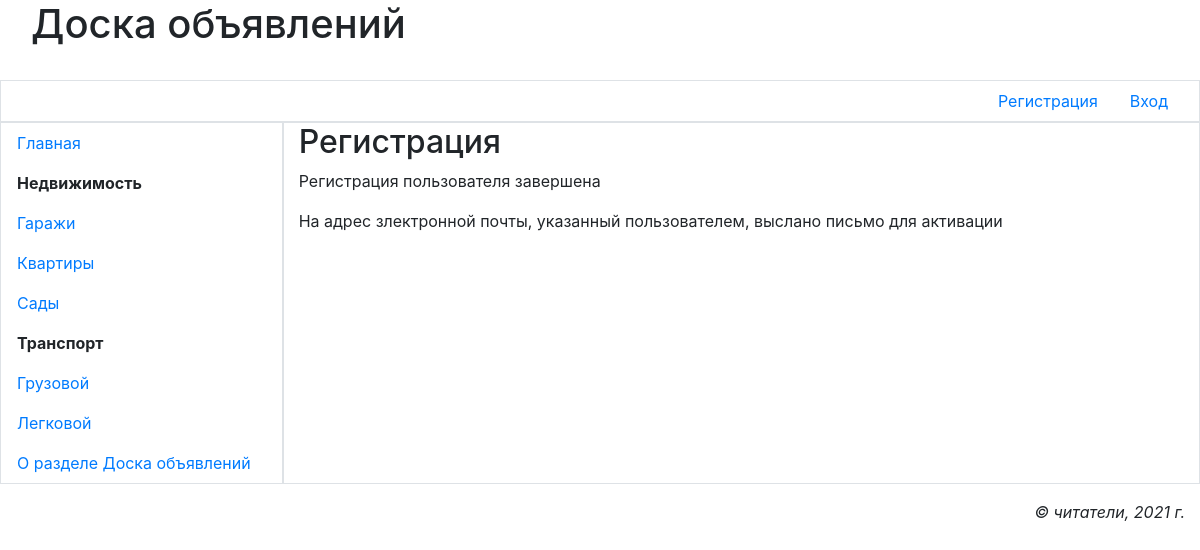
The page /bboard/accounts/register/done/ on the database its author committed.
### myfirst/apps/bboard/models.py (models this page shows)
class Rubric(models.Model):
    name=models.CharField(max_length=20,db_index=True,unique=True,
    verbose_name='Название')
    order=models.SmallIntegerField(default=0, db_index=True,
    verbose_name='Порядок')
    super_rubric=models.ForeignKey('SuperRubric', on_delete=models.PROTECT,
    null=True,blank=True,verbose_name='Надрубрика')

### myfirst/apps/bboard/views.py (the view)
# urls.py: path('accounts/register/done/', RegisterDoneView.as_view(), name='register_done'),
class RegisterDoneView(TemplateView):
    template_name = 'bboard/register_done.html'

### myfirst/apps/bboard/models.py (called while the page is built)
    def get_queryset(self):
        return super().get_queryset().filter(super_rubric__isnull=False)

### myfirst/templates/bboard/register_done.html (shortened to what this page needs)
{% extends "basic.html" %}
{% block content %}
<h2>Регистрация</h2>
<p>Регистрация пользователя завершена</p>
<p>На адрес злектронной почты, указанный пользователем, выслано письмо для активации</p>
{% endblock %}

### myfirst/templates/basic.html (shortened to what this page needs)
{% load bootstrap4 %}
{% load static %}
<!DOCTYPE html>
<html>
	<head>
		{% bootstrap_css %}
		<link rel="stylesheet" type="text/css"
		href="{% static 'bboard/style.css' %}">
	</head >
	<body class="container-fluid">
	<header class="mb-4">
		<div class="media">
			<div class="media-body">
				<h1 class="display-5">Доска объявлений</h1>
			</div>
		</div>
	</header>
		<div class="row">
			<ul class="col nav justify-content-end border">
				<li class= "nav-item"> <a class="nav-link" href="{% url 'bboard:register' %}">Регистрация</a></li>
				{% if user.is_authenticated %}
				<li class="nav-item dropdown" style="width:150px;">
					<a class="nav-link dropdown-toggle" data-toggle="dropdown"
					href="#" role="button" aria-haspopup="true"
					aria-expanded="false" >         Профиль           </a>
					<div class="dropdown-menu">
					<a class="dropdown-item" href="{% url 'bboard:profile' %}">Moи объявления</a>
					<a class="dropdown-item" href="{% url 'bboard:profile_change' %}">Изменить данные</a>
					<a class="dropdown-item" href="{% url 'bboard:password_change' %}">Изменить пароль</a>
					<div class="dropdown-divider"></div>
					<a class="dropdown-item" href="{% url 'bboard:logout' %}">Выйти</a>
					<div class="dropdown-divider"></div>
					<a class="dropdown-item" href="{% url 'bboard:profile_delete' %}">Удалить</a>
					</div>
				</li>
				{% else %}
				<li class="nav-item"><a class="nav-link" href="{% url 'bboard:login' %}">Bxoд</a></li>
				{% endif %}
			</ul>
		</div>
		<div class="row">
			<nav class="col-md-auto nav flex-column border">
				<a class="nav-link root"
				href="{% url 'main:index' %}">Главная</a>
				{% for rubric in rubrics %}
				{% ifchanged rubric.super_rubric.pk %}
				<span class="nav-link root font-weight-bold">
				{{ rubric.super_rubric.name }}</span>
				{% endifchanged %}
				<a class="nav-link" href="{% url 'bboard:by_rubric' pk=rubric.pk %}">{{rubric.name}}</a>
				{% endfor %}
				<a class="nav-link root" href="{% url 'bboard:other' page='about' %}">О разделе Доска объявлений</a>
			</nav>
			<section class="col border ру-2">
				{% block content %}
				{% endblock %}
			</section>
		</div>
		<footer class="mt-3">
			<p class="text-right font-italic">&copy; читатели,
			2021 г.</p>
		</footer>
	</body>
</html>

### myfirst/apps/main/static/bboard/style.css (style rules this page uses)
.root { gfont-size: larger; }

### rows shown on the page
Rubric: super_rubric.name "Недвижимость", name "Гаражи"
Rubric: name "Квартиры"
Rubric: name "Сады"
Rubric: super_rubric.name "Транспорт", name "Грузовой"
Rubric: name "Легковой"
